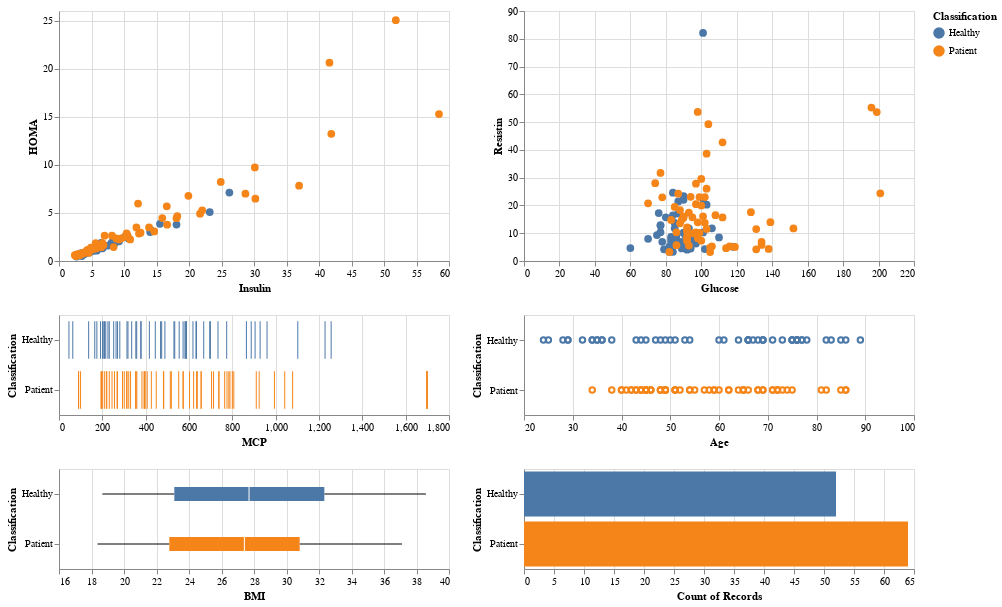

Notebook cell for this chart:
### Code cell
input_dropdown = alt.binding_select(options=[None,'Healthy Control','Patient'],labels=['All','Healthy Control','Patient'])
highlight = alt.selection(type='single',bind=input_dropdown, name='Classification',fields=['Classification'])
brush = alt.selection(type='interval')



scatter1 = alt.Chart(dataset).mark_circle(size=60).encode(
    x='Insulin',
    y='HOMA',
    color=alt.Color('Classification:N', scale=alt.Scale(scheme='tableau10')),
    opacity=alt.condition(highlight | brush, alt.value(1.0), alt.value(0.1)),
).properties(
    width=390,
    height=250,
    selection=highlight
).add_selection(
    brush
)

tick_axis = alt.Axis()

x_points = alt.Chart(dataset).mark_point().encode(
    alt.X('Age:Q', axis=tick_axis,scale=alt.Scale(domain=[20, 100])),
    alt.Y('Classification:N', title='Classification', axis=tick_axis),
    color=alt.Color('Classification:N', scale=alt.Scale(scheme='tableau10')),
    opacity=alt.condition(highlight | brush , alt.value(1.0), alt.value(0.1))
).properties(
    height=100,
    width=390,
).add_selection(
    highlight
).add_selection(
    brush
)


scatter2 = alt.Chart(dataset).mark_circle(size=60).encode(
    x='Glucose',
    y='Resistin',
    color=alt.Color('Classification:N', scale=alt.Scale(scheme='tableau10')),
    opacity=alt.condition(highlight | brush, alt.value(1.0), alt.value(0.1)),
).properties(
    width=390,
    height=250,
    selection=highlight
).add_selection(
    brush
)


box = alt.Chart(dataset).mark_boxplot().encode(
     y=alt.Y('Classification:N'),
     x=alt.X('BMI:Q', scale=alt.Scale(domain=[16, 40])),
     color=alt.Color('Classification:N', scale=alt.Scale(scheme='tableau10')),
     opacity=alt.condition(highlight | brush , alt.value(1.0), alt.value(0.1))
).properties(
    width=390,
    height=100,
    selection=highlight
)

x_ticks = alt.Chart(dataset).mark_tick().encode(
    alt.X('MCP:Q', axis=tick_axis),
    alt.Y('Classification:N', title='Classification', axis=tick_axis),
    color=alt.Color('Classification:N', scale=alt.Scale(scheme='tableau10')),
    opacity=alt.condition(highlight | brush , alt.value(1.0), alt.value(0.1))
).properties(
    height=100,
    width=390,
).add_selection(
    highlight
).add_selection(
    brush
)

bars = alt.Chart(dataset).mark_bar().encode(
    y='Classification:N',
    x='count(Classification):Q',
    color='Classification:N',
    opacity=alt.condition(highlight | brush, alt.value(1.0), alt.value(0.5))
).properties(
    width=390,
    height=100,
).transform_filter(
    brush
).add_selection(
    highlight
)



scatter1 &  x_ticks & box | scatter2 & x_points & bars

### Figure 1 — Vega-Lite specification as saved in the notebook (floating-point values rounded to 4 significant figures)
{"config": {"view": {"continuousWidth": 400, "continuousHeight": 300}}, "hconcat": [{"vconcat": [{"mark": {"type": "circle", "size": 60}, "encoding": {"color": {"type": "nominal", "field": "Classification", "scale": {"scheme": "tableau10"}}, "opacity": {"condition": {"value": 1.0, "selection": {"or": ["Classification", "selector006"]}}, "value": 0.1}, "x": {"type": "quantitative", "field": "Insulin"}, "y": {"type": "quantitative", "field": "HOMA"}}, "height": 250, "selection": {"Classification": {"type": "single", "bind": {"input": "select", "options": [null, "Healthy Control", "Patient"], "labels": ["All", "Healthy Control", "Patient"]}, "fields": ["Classification"]}, "selector006": {"type": "interval"}}, "width": 390}, {"mark": "tick", "encoding": {"color": {"type": "nominal", "field": "Classification", "scale": {"scheme": "tableau10"}}, "opacity": {"condition": {"value": 1.0, "selection": {"or": ["Classification", "selector006"]}}, "value": 0.1}, "x": {"type": "quantitative", "axis": {}, "field": "MCP"}, "y": {"type": "nominal", "axis": {}, "field": "Classification", "title": "Classification"}}, "height": 100, "selection": {"Classification": {"type": "single", "bind": {"input": "select", "options": [null, "Healthy Control", "Patient"], "labels": ["All", "Healthy Control", "Patient"]}, "fields": ["Classification"]}, "selector006": {"type": "interval"}}, "width": 390}, {"mark": "boxplot", "encoding": {"color": {"type": "nominal", "field": "Classification", "scale": {"scheme": "tableau10"}}, "opacity": {"condition": {"value": 1.0, "selection": {"or": ["Classification", "selector006"]}}, "value": 0.1}, "x": {"type": "quantitative", "field": "BMI", "scale": {"domain": [16, 40]}}, "y": {"type": "nominal", "field": "Classification"}}, "height": 100, "selection": {"Classification": {"type": "single", "bind": {"input": "select", "options": [null, "Healthy Control", "Patient"], "labels": ["All", "Healthy Control", "Patient"]}, "fields": ["Classification"]}}, "width": 390}]}, {"vconcat": [{"mark": {"type": "circle", "size": 60}, "encoding": {"color": {"type": "nominal", "field": "Classification", "scale": {"scheme": "tableau10"}}, "opacity": {"condition": {"value": 1.0, "selection": {"or": ["Classification", "selector006"]}}, "value": 0.1}, "x": {"type": "quantitative", "field": "Glucose"}, "y": {"type": "quantitative", "field": "Resistin"}}, "height": 250, "selection": {"Classification": {"type": "single", "bind": {"input": "select", "options": [null, "Healthy Control", "Patient"], "labels": ["All", "Healthy Control", "Patient"]}, "fields": ["Classification"]}, "selector006": {"type": "interval"}}, "width": 390}, {"mark": "point", "encoding": {"color": {"type": "nominal", "field": "Classification", "scale": {"scheme": "tableau10"}}, "opacity": {"condition": {"value": 1.0, "selection": {"or": ["Classification", "selector006"]}}, "value": 0.1}, "x": {"type": "quantitative", "axis": {}, "field": "Age", "scale": {"domain": [20, 100]}}, "y": {"type": "nominal", "axis": {}, "field": "Classification", "title": "Classification"}}, "height": 100, "selection": {"Classification": {"type": "single", "bind": {"input": "select", "options": [null, "Healthy Control", "Patient"], "labels": ["All", "Healthy Control", "Patient"]}, "fields": ["Classification"]}, "selector006": {"type": "interval"}}, "width": 390}, {"mark": "bar", "encoding": {"color": {"type": "nominal", "field": "Classification"}, "opacity": {"condition": {"value": 1.0, "selection": {"or": ["Classification", "selector006"]}}, "value": 0.5}, "x": {"type": "quantitative", "aggregate": "count", "field": "Classification"}, "y": {"type": "nominal", "field": "Classification"}}, "height": 100, "selection": {"Classification": {"type": "single", "bind": {"input": "select", "options": [null, "Healthy Control", "Patient"], "labels": ["All", "Healthy Control", "Patient"]}, "fields": ["Classification"]}}, "transform": [{"filter": {"selection": "selector006"}}], "width": 390}]}], "data": {"name": "data-4ab163a91e553ca35fdad7e1e7ddbe9f"}, "$schema": "https://vega.github.io/schema/vega-lite/v4.8.1.json", "datasets": {"data-4ab163a91e553ca35fdad7e1e7ddbe9f": [{"Age": 48, "BMI": 23.5, "Glucose": 70, "Insulin": 2.707, "HOMA": 0.4674, "Leptin": 8.807, "Adiponectin": 9.702, "Resistin": 7.996, "MCP": 417.1, "Classification": "Healthy"}, {"Age": 83, "BMI": 20.69, "Glucose": 92, "Insulin": 3.115, "HOMA": 0.7069, "Leptin": 8.844, "Adiponectin": 5.429, "Resistin": 4.064, "MCP": 468.8, "Classification": "Healthy"}, {"Age": 82, "BMI": 23.12, "Glucose": 91, "Insulin": 4.498, "HOMA": 1.01, "Leptin": 17.94, "Adiponectin": 22.43, "Resistin": 9.277, "MCP": 554.7, "Classification": "Healthy"}, {"Age": 68, "BMI": 21.37, "Glucose": 77, "Insulin": 3.226, "HOMA": 0.6127, "Leptin": 9.883, "Adiponectin": 7.17, "Resistin": 12.77, "MCP": 928.2, "Classification": "Healthy"}, {"Age": 86, "BMI": 21.11, "Glucose": 92, "Insulin": 3.549, "HOMA": 0.8054, "Leptin": 6.699, "Adiponectin": 4.819, "Resistin": 10.58, "MCP": 773.9, "Classification": "Healthy"}, {"Age": 49, "BMI": 22.85, "Glucose": 92, "Insulin": 3.226, "HOMA": 0.7321, "Leptin": 6.832, "Adiponectin": 13.68, "Resistin": 10.32, "MCP": 530.4, "Classification": "Healthy"}, {"Age": 89, "BMI": 22.7, "Glucose": 77, "Insulin": 4.69, "HOMA": 0.8908, "Leptin": 6.964, "Adiponectin": 5.59, "Resistin": 12.94, "MCP": 1256.0, "Classification": "Healthy"}, {"Age": 76, "BMI": 23.8, "Glucose": 118, "Insulin": 6.47, "HOMA": 1.883, "Leptin": 4.311, "Adiponectin": 13.25, "Resistin": 5.104, "MCP": 280.7, "Classification": "Healthy"}, {"Age": 73, "BMI": 22.0, "Glucose": 97, "Insulin": 3.35, "HOMA": 0.8015, "Leptin": 4.47, "Adiponectin": 10.36, "Resistin": 6.284, "MCP": 136.9, "Classification": "Healthy"}, {"Age": 75, "BMI": 23.0, "Glucose": 83, "Insulin": 4.952, "HOMA": 1.014, "Leptin": 17.13, "Adiponectin": 11.58, "Resistin": 7.091, "MCP": 318.3, "Classification": "Healthy"}, {"Age": 34, "BMI": 21.47, "Glucose": 78, "Insulin": 3.469, "HOMA": 0.6674, "Leptin": 14.57, "Adiponectin": 13.11, "Resistin": 6.92, "MCP": 354.6, "Classification": "Healthy"}, {"Age": 29, "BMI": 23.01, "Glucose": 82, "Insulin": 5.663, "HOMA": 1.145, "Leptin": 35.59, "Adiponectin": 26.72, "Resistin": 4.58, "MCP": 174.8, "Classification": "Healthy"}, {"Age": 25, "BMI": 22.86, "Glucose": 82, "Insulin": 4.09, "HOMA": 0.8273, "Leptin": 20.45, "Adiponectin": 23.67, "Resistin": 5.14, "MCP": 313.7, "Classification": "Healthy"}, {"Age": 24, "BMI": 18.67, "Glucose": 88, "Insulin": 6.107, "HOMA": 1.33, "Leptin": 8.88, "Adiponectin": 36.06, "Resistin": 6.85, "MCP": 632.2, "Classification": "Healthy"}, {"Age": 38, "BMI": 23.34, "Glucose": 75, "Insulin": 5.782, "HOMA": 1.07, "Leptin": 15.26, "Adiponectin": 17.95, "Resistin": 9.35, "MCP": 165.0, "Classification": "Healthy"}, {"Age": 44, "BMI": 20.76, "Glucose": 86, "Insulin": 7.553, "HOMA": 1.6, "Leptin": 14.09, "Adiponectin": 20.32, "Resistin": 7.64, "MCP": 63.61, "Classification": "Healthy"}, {"Age": 47, "BMI": 22.03, "Glucose": 84, "Insulin": 2.869, "HOMA": 0.59, "Leptin": 26.65, "Adiponectin": 38.04, "Resistin": 3.32, "MCP": 191.7, "Classification": "Healthy"}, {"Age": 61, "BMI": 32.04, "Glucose": 85, "Insulin": 18.08, "HOMA": 3.79, "Leptin": 30.77, "Adiponectin": 7.78, "Resistin": 13.68, "MCP": 444.4, "Classification": "Healthy"}, {"Age": 64, "BMI": 34.53, "Glucose": 95, "Insulin": 4.427, "HOMA": 1.037, "Leptin": 21.21, "Adiponectin": 5.463, "Resistin": 6.702, "MCP": 252.4, "Classification": "Healthy"}, {"Age": 32, "BMI": 36.51, "Glucose": 87, "Insulin": 14.03, "HOMA": 3.01, "Leptin": 49.37, "Adiponectin": 5.1, "Resistin": 17.1, "MCP": 588.5, "Classification": "Healthy"}, {"Age": 36, "BMI": 28.58, "Glucose": 86, "Insulin": 4.345, "HOMA": 0.9217, "Leptin": 15.12, "Adiponectin": 8.6, "Resistin": 9.154, "MCP": 534.2, "Classification": "Healthy"}, {"Age": 34, "BMI": 31.98, "Glucose": 87, "Insulin": 4.53, "HOMA": 0.9721, "Leptin": 28.75, "Adiponectin": 7.643, "Resistin": 5.626, "MCP": 572.8, "Classification": "Healthy"}, {"Age": 29, "BMI": 32.27, "Glucose": 84, "Insulin": 5.81, "HOMA": 1.204, "Leptin": 45.62, "Adiponectin": 6.21, "Resistin": 24.6, "MCP": 905.0, "Classification": "Healthy"}, {"Age": 35, "BMI": 30.28, "Glucose": 84, "Insulin": 4.376, "HOMA": 0.9067, "Leptin": 39.21, "Adiponectin": 9.048, "Resistin": 16.44, "MCP": 733.8, "Classification": "Healthy"}, {"Age": 54, "BMI": 30.48, "Glucose": 90, "Insulin": 5.537, "HOMA": 1.229, "Leptin": 12.33, "Adiponectin": 9.731, "Resistin": 10.19, "MCP": 1228.0, "Classification": "Healthy"}, {"Age": 45, "BMI": 37.04, "Glucose": 83, "Insulin": 6.76, "HOMA": 1.384, "Leptin": 39.98, "Adiponectin": 4.617, "Resistin": 8.704, "MCP": 586.2, "Classification": "Healthy"}, {"Age": 50, "BMI": 38.58, "Glucose": 106, "Insulin": 6.703, "HOMA": 1.753, "Leptin": 46.64, "Adiponectin": 4.668, "Resistin": 11.78, "MCP": 887.2, "Classification": "Healthy"}, {"Age": 66, "BMI": 31.45, "Glucose": 90, "Insulin": 9.245, "HOMA": 2.052, "Leptin": 45.96, "Adiponectin": 10.36, "Resistin": 23.38, "MCP": 1102.0, "Classification": "Healthy"}, {"Age": 35, "BMI": 35.25, "Glucose": 90, "Insulin": 6.817, "HOMA": 1.513, "Leptin": 50.61, "Adiponectin": 6.967, "Resistin": 22.04, "MCP": 667.9, "Classification": "Healthy"}, {"Age": 36, "BMI": 34.17, "Glucose": 80, "Insulin": 6.59, "HOMA": 1.3, "Leptin": 10.28, "Adiponectin": 5.066, "Resistin": 15.72, "MCP": 581.3, "Classification": "Healthy"}, {"Age": 66, "BMI": 36.21, "Glucose": 101, "Insulin": 15.53, "HOMA": 3.87, "Leptin": 74.71, "Adiponectin": 7.54, "Resistin": 22.32, "MCP": 865.0, "Classification": "Healthy"}, {"Age": 53, "BMI": 36.79, "Glucose": 101, "Insulin": 10.18, "HOMA": 2.535, "Leptin": 27.18, "Adiponectin": 20.03, "Resistin": 10.26, "MCP": 695.8, "Classification": "Healthy"}, {"Age": 28, "BMI": 35.86, "Glucose": 87, "Insulin": 8.576, "HOMA": 1.84, "Leptin": 68.51, "Adiponectin": 4.794, "Resistin": 21.44, "MCP": 358.6, "Classification": "Healthy"}, {"Age": 43, "BMI": 34.42, "Glucose": 89, "Insulin": 23.19, "HOMA": 5.092, "Leptin": 31.21, "Adiponectin": 8.301, "Resistin": 6.71, "MCP": 960.2, "Classification": "Healthy"}, {"Age": 51, "BMI": 27.69, "Glucose": 77, "Insulin": 3.855, "HOMA": 0.7322, "Leptin": 20.09, "Adiponectin": 3.192, "Resistin": 10.38, "MCP": 473.9, "Classification": "Healthy"}, {"Age": 67, "BMI": 29.61, "Glucose": 79, "Insulin": 5.819, "HOMA": 1.134, "Leptin": 21.9, "Adiponectin": 2.194, "Resistin": 4.207, "MCP": 585.3, "Classification": "Healthy"}, {"Age": 66, "BMI": 31.24, "Glucose": 82, "Insulin": 4.181, "HOMA": 0.8457, "Leptin": 16.22, "Adiponectin": 4.267, "Resistin": 3.292, "MCP": 634.6, "Classification": "Healthy"}, {"Age": 69, "BMI": 35.09, "Glucose": 101, "Insulin": 5.646, "HOMA": 1.407, "Leptin": 83.48, "Adiponectin": 6.797, "Resistin": 82.1, "MCP": 263.5, "Classification": "Healthy"}, {"Age": 60, "BMI": 26.35, "Glucose": 103, "Insulin": 5.138, "HOMA": 1.305, "Leptin": 24.3, "Adiponectin": 2.194, "Resistin": 20.25, "MCP": 379.0, "Classification": "Healthy"}, {"Age": 77, "BMI": 35.59, "Glucose": 76, "Insulin": 3.881, "HOMA": 0.7276, "Leptin": 21.79, "Adiponectin": 8.126, "Resistin": 17.26, "MCP": 618.3, "Classification": "Healthy"}, {"Age": 76, "BMI": 29.22, "Glucose": 83, "Insulin": 5.376, "HOMA": 1.101, "Leptin": 28.56, "Adiponectin": 7.37, "Resistin": 8.044, "MCP": 698.8, "Classification": "Healthy"}, {"Age": 76, "BMI": 27.2, "Glucose": 94, "Insulin": 14.07, "HOMA": 3.262, "Leptin": 35.89, "Adiponectin": 9.347, "Resistin": 8.416, "MCP": 377.2, "Classification": "Healthy"}, {"Age": 75, "BMI": 27.3, "Glucose": 85, "Insulin": 5.197, "HOMA": 1.09, "Leptin": 10.39, "Adiponectin": 9.001, "Resistin": 7.577, "MCP": 335.4, "Classification": "Healthy"}, {"Age": 69, "BMI": 32.5, "Glucose": 93, "Insulin": 5.43, "HOMA": 1.246, "Leptin": 15.14, "Adiponectin": 11.79, "Resistin": 11.79, "MCP": 270.1, "Classification": "Healthy"}, {"Age": 71, "BMI": 30.3, "Glucose": 102, "Insulin": 8.34, "HOMA": 2.098, "Leptin": 56.5, "Adiponectin": 8.13, "Resistin": 4.299, "MCP": 201.0, "Classification": "Healthy"}, {"Age": 66, "BMI": 27.7, "Glucose": 90, "Insulin": 6.042, "HOMA": 1.341, "Leptin": 24.85, "Adiponectin": 7.652, "Resistin": 6.705, "MCP": 225.9, "Classification": "Healthy"}, {"Age": 75, "BMI": 25.7, "Glucose": 94, "Insulin": 8.079, "HOMA": 1.873, "Leptin": 65.93, "Adiponectin": 3.741, "Resistin": 4.497, "MCP": 206.8, "Classification": "Healthy"}, {"Age": 78, "BMI": 25.3, "Glucose": 60, "Insulin": 3.508, "HOMA": 0.5192, "Leptin": 6.633, "Adiponectin": 10.57, "Resistin": 4.664, "MCP": 209.7, "Classification": "Healthy"}, {"Age": 69, "BMI": 29.4, "Glucose": 89, "Insulin": 10.7, "HOMA": 2.35, "Leptin": 45.27, "Adiponectin": 8.286, "Resistin": 4.53, "MCP": 215.8, "Classification": "Healthy"}, {"Age": 85, "BMI": 26.6, "Glucose": 96, "Insulin": 4.462, "HOMA": 1.057, "Leptin": 7.85, "Adiponectin": 7.932, "Resistin": 9.614, "MCP": 232.0, "Classification": "Healthy"}, {"Age": 76, "BMI": 27.1, "Glucose": 110, "Insulin": 26.21, "HOMA": 7.112, "Leptin": 21.78, "Adiponectin": 4.936, "Resistin": 8.494, "MCP": 45.84, "Classification": "Healthy"}, {"Age": 77, "BMI": 25.9, "Glucose": 85, "Insulin": 4.58, "HOMA": 0.9603, "Leptin": 13.74, "Adiponectin": 9.753, "Resistin": 11.77, "MCP": 488.8, "Classification": "Healthy"}, {"Age": 45, "BMI": 21.3, "Glucose": 102, "Insulin": 13.85, "HOMA": 3.485, "Leptin": 7.648, "Adiponectin": 21.06, "Resistin": 23.03, "MCP": 552.4, "Classification": "Patient"}, {"Age": 45, "BMI": 20.83, "Glucose": 74, "Insulin": 4.56, "HOMA": 0.8324, "Leptin": 7.753, "Adiponectin": 8.237, "Resistin": 28.03, "MCP": 383.0, "Classification": "Patient"}, {"Age": 49, "BMI": 20.96, "Glucose": 94, "Insulin": 12.3, "HOMA": 2.853, "Leptin": 11.24, "Adiponectin": 8.412, "Resistin": 23.12, "MCP": 573.6, "Classification": "Patient"}, {"Age": 34, "BMI": 24.24, "Glucose": 92, "Insulin": 21.7, "HOMA": 4.924, "Leptin": 16.74, "Adiponectin": 21.82, "Resistin": 12.07, "MCP": 481.9, "Classification": "Patient"}, {"Age": 42, "BMI": 21.36, "Glucose": 93, "Insulin": 2.999, "HOMA": 0.688, "Leptin": 19.08, "Adiponectin": 8.463, "Resistin": 17.38, "MCP": 321.9, "Classification": "Patient"}, {"Age": 68, "BMI": 21.08, "Glucose": 102, "Insulin": 6.2, "HOMA": 1.56, "Leptin": 9.699, "Adiponectin": 8.575, "Resistin": 13.74, "MCP": 448.8, "Classification": "Patient"}, {"Age": 51, "BMI": 19.13, "Glucose": 93, "Insulin": 4.364, "HOMA": 1.001, "Leptin": 11.08, "Adiponectin": 5.808, "Resistin": 5.571, "MCP": 90.6, "Classification": "Patient"}, {"Age": 62, "BMI": 22.66, "Glucose": 92, "Insulin": 3.482, "HOMA": 0.7902, "Leptin": 9.865, "Adiponectin": 11.24, "Resistin": 10.7, "MCP": 704.0, "Classification": "Patient"}, {"Age": 38, "BMI": 22.5, "Glucose": 95, "Insulin": 5.261, "HOMA": 1.233, "Leptin": 8.438, "Adiponectin": 4.772, "Resistin": 15.74, "MCP": 199.1, "Classification": "Patient"}, {"Age": 69, "BMI": 21.51, "Glucose": 112, "Insulin": 6.683, "HOMA": 1.846, "Leptin": 32.58, "Adiponectin": 4.138, "Resistin": 15.7, "MCP": 713.2, "Classification": "Patient"}, {"Age": 49, "BMI": 21.37, "Glucose": 78, "Insulin": 2.64, "HOMA": 0.5079, "Leptin": 6.334, "Adiponectin": 3.886, "Resistin": 22.94, "MCP": 737.7, "Classification": "Patient"}, {"Age": 51, "BMI": 22.89, "Glucose": 103, "Insulin": 2.74, "HOMA": 0.6961, "Leptin": 8.016, "Adiponectin": 9.35, "Resistin": 11.55, "MCP": 359.2, "Classification": "Patient"}, {"Age": 59, "BMI": 22.83, "Glucose": 98, "Insulin": 6.862, "HOMA": 1.659, "Leptin": 14.9, "Adiponectin": 4.23, "Resistin": 8.205, "MCP": 355.3, "Classification": "Patient"}, {"Age": 45, "BMI": 23.14, "Glucose": 116, "Insulin": 4.902, "HOMA": 1.403, "Leptin": 18.0, "Adiponectin": 4.295, "Resistin": 5.263, "MCP": 518.6, "Classification": "Patient"}, {"Age": 54, "BMI": 24.22, "Glucose": 86, "Insulin": 3.73, "HOMA": 0.7913, "Leptin": 8.687, "Adiponectin": 3.705, "Resistin": 10.34, "MCP": 635.0, "Classification": "Patient"}, {"Age": 64, "BMI": 22.22, "Glucose": 98, "Insulin": 5.7, "HOMA": 1.378, "Leptin": 12.19, "Adiponectin": 4.784, "Resistin": 13.91, "MCP": 396.0, "Classification": "Patient"}, {"Age": 46, "BMI": 20.83, "Glucose": 88, "Insulin": 3.42, "HOMA": 0.7424, "Leptin": 12.87, "Adiponectin": 18.55, "Resistin": 13.56, "MCP": 301.2, "Classification": "Patient"}, {"Age": 44, "BMI": 19.56, "Glucose": 114, "Insulin": 15.89, "HOMA": 4.468, "Leptin": 13.08, "Adiponectin": 20.37, "Resistin": 4.62, "MCP": 220.7, "Classification": "Patient"}, {"Age": 45, "BMI": 20.26, "Glucose": 92, "Insulin": 3.44, "HOMA": 0.7807, "Leptin": 7.65, "Adiponectin": 16.67, "Resistin": 7.84, "MCP": 193.9, "Classification": "Patient"}, {"Age": 44, "BMI": 24.74, "Glucose": 106, "Insulin": 58.46, "HOMA": 15.29, "Leptin": 18.16, "Adiponectin": 16.1, "Resistin": 5.31, "MCP": 244.8, "Classification": "Patient"}, {"Age": 51, "BMI": 18.37, "Glucose": 105, "Insulin": 6.03, "HOMA": 1.562, "Leptin": 9.62, "Adiponectin": 12.76, "Resistin": 3.21, "MCP": 513.7, "Classification": "Patient"}, {"Age": 72, "BMI": 23.62, "Glucose": 105, "Insulin": 4.42, "HOMA": 1.145, "Leptin": 21.78, "Adiponectin": 17.86, "Resistin": 4.82, "MCP": 195.9, "Classification": "Patient"}, {"Age": 46, "BMI": 22.21, "Glucose": 86, "Insulin": 36.94, "HOMA": 7.836, "Leptin": 10.16, "Adiponectin": 9.76, "Resistin": 5.68, "MCP": 312.0, "Classification": "Patient"}, {"Age": 43, "BMI": 26.56, "Glucose": 101, "Insulin": 10.55, "HOMA": 2.63, "Leptin": 9.8, "Adiponectin": 6.42, "Resistin": 16.1, "MCP": 806.7, "Classification": "Patient"}, {"Age": 55, "BMI": 31.98, "Glucose": 92, "Insulin": 16.64, "HOMA": 3.775, "Leptin": 37.22, "Adiponectin": 11.02, "Resistin": 7.165, "MCP": 483.4, "Classification": "Patient"}, {"Age": 43, "BMI": 31.25, "Glucose": 103, "Insulin": 4.328, "HOMA": 1.1, "Leptin": 25.78, "Adiponectin": 12.72, "Resistin": 38.65, "MCP": 775.3, "Classification": "Patient"}, {"Age": 86, "BMI": 26.67, "Glucose": 201, "Insulin": 41.61, "HOMA": 20.63, "Leptin": 47.65, "Adiponectin": 5.357, "Resistin": 24.37, "MCP": 1698.0, "Classification": "Patient"}, {"Age": 41, "BMI": 26.67, "Glucose": 97, "Insulin": 22.03, "HOMA": 5.272, "Leptin": 44.71, "Adiponectin": 13.49, "Resistin": 27.83, "MCP": 783.8, "Classification": "Patient"}, {"Age": 59, "BMI": 28.67, "Glucose": 77, "Insulin": 3.188, "HOMA": 0.6055, "Leptin": 17.02, "Adiponectin": 16.44, "Resistin": 31.69, "MCP": 910.5, "Classification": "Patient"}, {"Age": 81, "BMI": 31.64, "Glucose": 100, "Insulin": 9.669, "HOMA": 2.385, "Leptin": 38.81, "Adiponectin": 10.64, "Resistin": 29.56, "MCP": 426.2, "Classification": "Patient"}, {"Age": 48, "BMI": 32.46, "Glucose": 99, "Insulin": 28.68, "HOMA": 7.003, "Leptin": 46.08, "Adiponectin": 21.57, "Resistin": 10.16, "MCP": 738.0, "Classification": "Patient"}, {"Age": 71, "BMI": 25.51, "Glucose": 112, "Insulin": 10.39, "HOMA": 2.872, "Leptin": 19.07, "Adiponectin": 5.486, "Resistin": 42.74, "MCP": 799.9, "Classification": "Patient"}, {"Age": 42, "BMI": 29.3, "Glucose": 98, "Insulin": 4.172, "HOMA": 1.009, "Leptin": 12.26, "Adiponectin": 6.696, "Resistin": 53.67, "MCP": 1042.0, "Classification": "Patient"}, {"Age": 65, "BMI": 29.67, "Glucose": 85, "Insulin": 14.65, "HOMA": 3.071, "Leptin": 26.52, "Adiponectin": 7.283, "Resistin": 19.46, "MCP": 1698.0, "Classification": "Patient"}, {"Age": 48, "BMI": 28.12, "Glucose": 90, "Insulin": 2.54, "HOMA": 0.5639, "Leptin": 15.53, "Adiponectin": 10.22, "Resistin": 16.11, "MCP": 1698.0, "Classification": "Patient"}, {"Age": 85, "BMI": 27.69, "Glucose": 196, "Insulin": 51.81, "HOMA": 25.05, "Leptin": 70.88, "Adiponectin": 7.902, "Resistin": 55.22, "MCP": 1078.0, "Classification": "Patient"}, {"Age": 48, "BMI": 31.25, "Glucose": 199, "Insulin": 12.16, "HOMA": 5.97, "Leptin": 18.13, "Adiponectin": 4.104, "Resistin": 53.63, "MCP": 1698.0, "Classification": "Patient"}, {"Age": 58, "BMI": 29.15, "Glucose": 139, "Insulin": 16.58, "HOMA": 5.685, "Leptin": 22.89, "Adiponectin": 10.26, "Resistin": 13.97, "MCP": 923.9, "Classification": "Patient"}, {"Age": 40, "BMI": 30.84, "Glucose": 128, "Insulin": 41.89, "HOMA": 13.23, "Leptin": 31.04, "Adiponectin": 6.161, "Resistin": 17.56, "MCP": 638.3, "Classification": "Patient"}, {"Age": 82, "BMI": 31.22, "Glucose": 100, "Insulin": 18.08, "HOMA": 4.459, "Leptin": 31.65, "Adiponectin": 9.924, "Resistin": 19.95, "MCP": 994.3, "Classification": "Patient"}, {"Age": 52, "BMI": 30.8, "Glucose": 87, "Insulin": 30.21, "HOMA": 6.483, "Leptin": 29.27, "Adiponectin": 6.269, "Resistin": 24.25, "MCP": 764.7, "Classification": "Patient"}, {"Age": 49, "BMI": 32.46, "Glucose": 134, "Insulin": 24.89, "HOMA": 8.226, "Leptin": 42.39, "Adiponectin": 10.79, "Resistin": 5.768, "MCP": 656.4, "Classification": "Patient"}, {"Age": 60, "BMI": 31.23, "Glucose": 131, "Insulin": 30.13, "HOMA": 9.736, "Leptin": 37.84, "Adiponectin": 8.404, "Resistin": 11.5, "MCP": 396.0, "Classification": "Patient"}, {"Age": 49, "BMI": 29.78, "Glucose": 70, "Insulin": 8.396, "HOMA": 1.45, "Leptin": 51.34, "Adiponectin": 10.73, "Resistin": 20.77, "MCP": 602.5, "Classification": "Patient"}, {"Age": 44, "BMI": 27.89, "Glucose": 99, "Insulin": 9.208, "HOMA": 2.249, "Leptin": 12.68, "Adiponectin": 5.478, "Resistin": 23.03, "MCP": 407.2, "Classification": "Patient"}, {"Age": 40, "BMI": 27.64, "Glucose": 103, "Insulin": 2.432, "HOMA": 0.6179, "Leptin": 14.32, "Adiponectin": 6.784, "Resistin": 26.01, "MCP": 293.1, "Classification": "Patient"}, {"Age": 71, "BMI": 27.92, "Glucose": 104, "Insulin": 18.2, "HOMA": 4.669, "Leptin": 53.5, "Adiponectin": 1.656, "Resistin": 49.24, "MCP": 256.0, "Classification": "Patient"}, {"Age": 69, "BMI": 28.44, "Glucose": 108, "Insulin": 8.808, "HOMA": 2.346, "Leptin": 14.75, "Adiponectin": 5.288, "Resistin": 16.49, "MCP": 353.6, "Classification": "Patient"}, {"Age": 74, "BMI": 28.65, "Glucose": 88, "Insulin": 3.012, "HOMA": 0.6538, "Leptin": 31.12, "Adiponectin": 7.652, "Resistin": 18.36, "MCP": 572.4, "Classification": "Patient"}, {"Age": 66, "BMI": 26.56, "Glucose": 89, "Insulin": 6.524, "HOMA": 1.432, "Leptin": 14.91, "Adiponectin": 8.43, "Resistin": 14.92, "MCP": 269.5, "Classification": "Patient"}, {"Age": 65, "BMI": 30.92, "Glucose": 97, "Insulin": 10.49, "HOMA": 2.51, "Leptin": 44.02, "Adiponectin": 3.71, "Resistin": 20.47, "MCP": 396.6, "Classification": "Patient"}, {"Age": 72, "BMI": 29.14, "Glucose": 83, "Insulin": 10.95, "HOMA": 2.242, "Leptin": 26.81, "Adiponectin": 2.785, "Resistin": 14.77, "MCP": 232.0, "Classification": "Patient"}, {"Age": 57, "BMI": 34.84, "Glucose": 95, "Insulin": 12.55, "HOMA": 2.94, "Leptin": 33.16, "Adiponectin": 2.365, "Resistin": 9.954, "MCP": 655.8, "Classification": "Patient"}, {"Age": 73, "BMI": 37.11, "Glucose": 134, "Insulin": 5.636, "HOMA": 1.863, "Leptin": 41.41, "Adiponectin": 3.336, "Resistin": 6.892, "MCP": 788.9, "Classification": "Patient"}, {"Age": 45, "BMI": 29.38, "Glucose": 90, "Insulin": 4.713, "HOMA": 1.046, "Leptin": 23.85, "Adiponectin": 6.644, "Resistin": 15.56, "MCP": 621.3, "Classification": "Patient"}, {"Age": 46, "BMI": 33.18, "Glucose": 92, "Insulin": 5.75, "HOMA": 1.305, "Leptin": 18.69, "Adiponectin": 9.16, "Resistin": 8.89, "MCP": 209.2, "Classification": "Patient"}, {"Age": 68, "BMI": 35.56, "Glucose": 131, "Insulin": 8.15, "HOMA": 2.634, "Leptin": 17.87, "Adiponectin": 11.9, "Resistin": 4.19, "MCP": 198.4, "Classification": "Patient"}, {"Age": 75, "BMI": 30.48, "Glucose": 152, "Insulin": 7.01, "HOMA": 2.628, "Leptin": 50.53, "Adiponectin": 10.06, "Resistin": 11.73, "MCP": 99.45, "Classification": "Patient"}, {"Age": 54, "BMI": 36.05, "Glucose": 119, "Insulin": 11.91, "HOMA": 3.496, "Leptin": 89.27, "Adiponectin": 8.01, "Resistin": 5.06, "MCP": 218.3, "Classification": "Patient"}, {"Age": 45, "BMI": 26.85, "Glucose": 92, "Insulin": 3.33, "HOMA": 0.7557, "Leptin": 54.68, "Adiponectin": 12.1, "Resistin": 10.96, "MCP": 268.2, "Classification": "Patient"}, {"Age": 62, "BMI": 26.84, "Glucose": 100, "Insulin": 4.53, "HOMA": 1.117, "Leptin": 12.45, "Adiponectin": 21.42, "Resistin": 7.32, "MCP": 330.2, "Classification": "Patient"}, {"Age": 65, "BMI": 32.05, "Glucose": 97, "Insulin": 5.73, "HOMA": 1.371, "Leptin": 61.48, "Adiponectin": 22.54, "Resistin": 10.33, "MCP": 314.1, "Classification": "Patient"}, {"Age": 72, "BMI": 25.59, "Glucose": 82, "Insulin": 2.82, "HOMA": 0.5704, "Leptin": 24.96, "Adiponectin": 33.75, "Resistin": 3.27, "MCP": 392.5, "Classification": "Patient"}, {"Age": 86, "BMI": 27.18, "Glucose": 138, "Insulin": 19.91, "HOMA": 6.777, "Leptin": 90.28, "Adiponectin": 14.11, "Resistin": 4.35, "MCP": 90.09, "Classification": "Patient"}]}}
